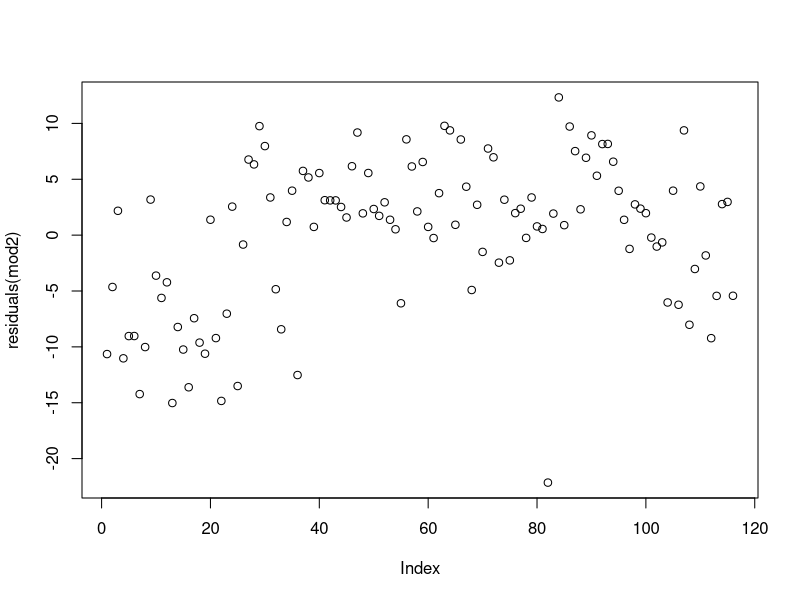
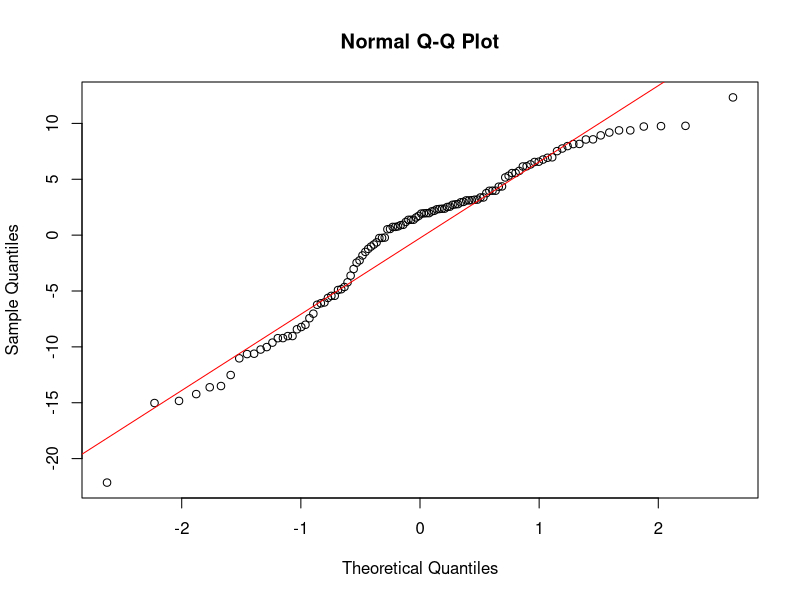

Generate these figures, in order, with R:
#Exercise 4####
data("airquality")
head(airquality)
aa=subset(airquality,is.na(Ozone)==FALSE&is.na(Temp)==FALSE,data=airquality)
mod1=lm(Temp~Ozone,data=aa)
res1=residuals(mod1)
RSS=sum(res1^2)
n=length(res1)
k=2
SSY1=var(aa$Temp)*115
R2=1-(RSS/(n-k))/(SSY1/(n-1))
R2 #adjusted R square=0.4832134

SSY=deviance(lm(aa$Temp~1))
R2_1=1-(RSS/(n-k))/(SSY/(n-1))
R2_1 #R2_1=0.4832134

#Exercise 5####
mod2=lm(Temp~Ozone,data=airquality)
plot(residuals(mod2))
install.packages("lmtest")
library(lmtest)
dwtest(mod2,alternative=c("two.sided"))
#p-value = 7.276e-06, mod2 has significant autoforrelation

bptest(mod2)
#p-value=0.0721, mod2 is homoscedastic

qqnorm(residuals(mod2))
qqline(residuals(mod2),col="red")
shapiro.test(residuals(mod2))
#p-value=0.000226,so mod2 is not normaly distributed
